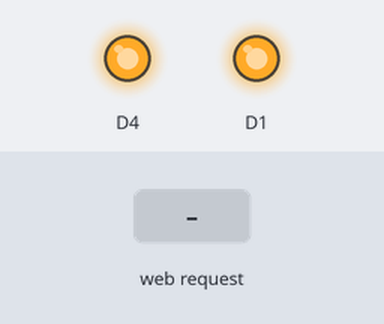
Bench run of a sketch on a simulated ESP8266 (NodeMCU). On the bench: output pins drawn as LEDs (lit = HIGH). The inputs (shaded band) are chosen by the test bench. WiFi joins after 1.5 s; servers stay silent unless stated; what the sketch prints to the serial monitor is not drawn.

Above: at 2.7 s.
2.8 s: HTTP request GET /onD1 received
At 3.8 s:
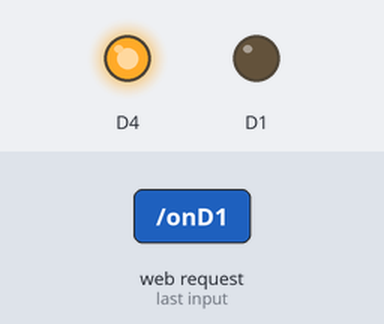
4.3 s: HTTP request GET /onD4 received
At 5.0 s:
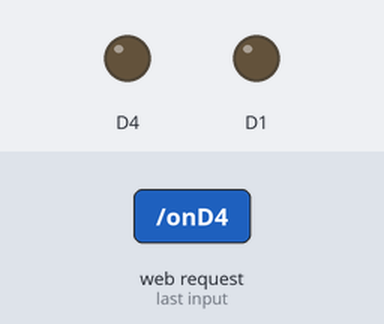
5.8 s: HTTP request GET /offD1 received
At 6.1 s:
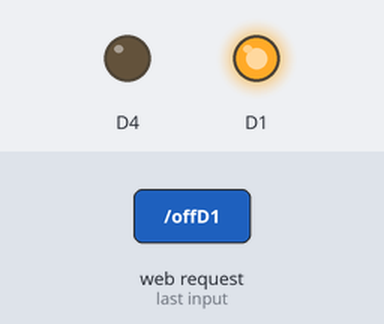
7.3 s: HTTP request GET /offD4 received
At 8.4 s:
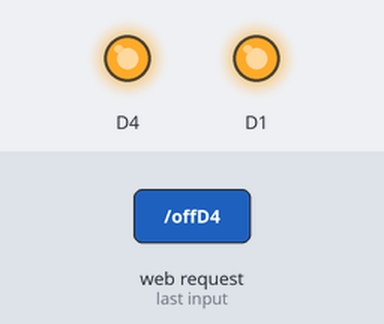
Timing chart, 0 to 9.8 s (numbered marks = the images above; inputs shaded):
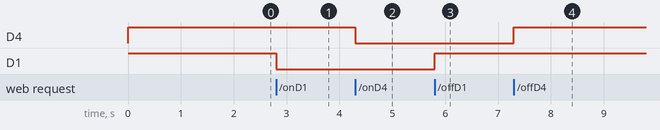

Measured:
- after the input at 2.8 s, D1: HIGH → LOW at once
- after the input at 4.3 s, D4: HIGH → LOW at once
- after the input at 5.8 s, D1: LOW → HIGH at once
- after the input at 7.3 s, D4: LOW → HIGH at once

The sketch:

Bai2_switch_show.ino
```cpp
#include <ESP8266WiFi.h>
#include <ESP8266WebServer.h>
ESP8266WebServer webServer(80);
#include "Mainpage.h"

char* ssid = "My";
char* pass = "123456789thuong";

void setup() {
  pinMode(D1,OUTPUT);
  pinMode(D4,OUTPUT);
  digitalWrite(D1,HIGH);
  digitalWrite(D4,HIGH);
  WiFi.begin(ssid,pass);
  Serial.begin(9600);
  Serial.print("Connecting");
  while(WiFi.status()!= WL_CONNECTED){
    delay(500);
    Serial.print("...");
  }
  Serial.println(WiFi.localIP());

  webServer.on("/",mainpage);
  webServer.on("/onD1",on_D1);
  webServer.on("/offD1",off_D1);
  webServer.on("/onD4",on_D4);
  webServer.on("/offD4",off_D4);
  webServer.on("/checkstatusD1D4",check_statusD1D4);
  webServer.begin();
}
void loop() {
  webServer.handleClient();
}
//==========Chương trình con=================//
void mainpage(){
  String s = FPSTR(MainPage);
  webServer.send(200,"text/html",s);
}
void on_D1(){
  digitalWrite(D1,LOW);
  webServer.send(200,"text/html","D1  ON");
}
void off_D1(){
  digitalWrite(D1,HIGH);
  webServer.send(200,"text/html","D1 OFF");
}
void on_D4(){
  digitalWrite(D4,LOW);
  webServer.send(200,"text/html","D4  ON");
}
void off_D4(){
  digitalWrite(D4,HIGH);
  webServer.send(200,"text/html","D4 OFF");
}
void check_statusD1D4(){
  String d1,d4;
  if(digitalRead(D1)==1){
    d1 = "OFF";
  }else{
    d1 = "ON";
  }
  if(digitalRead(D4)==1){
    d4 = "OFF";
  }else{
    d4 = "ON";
  }
  String s = "{\"D1\": \""+ d1 +"\",\"D4\": \""+ d4 +"\"}";
  webServer.send(200,"application/json",s);
}
```

Mainpage.h
```cpp
//=========Biến chứa mã HTLM Website==//
const char MainPage[] PROGMEM = R"=====(
  <!DOCTYPE html>
  <html>
   <head>
       <title>MY PAGE</title>
       <style>
          body {text-align:center;}
          h1 {color:#003399;}
          a {text-decoration: none;color:#FFFFFF;}
           .bt_on {height:50px; width:70px; margin:10px 0;background-color:#11FF00;border-radius:5px;}
           .bt_off {height:50px; width:70px; margin:10px 0;background-color:#FF6F00;border-radius:5px;}
           .bt_setpage {height:30px; width:150px; margin:10px 0;background-color:#003366;border-radius:5px;color:#FFFFFF;}
           html {font-family: Arial; display: inline-block; text-align: center;}
       </style>
       <meta charset="UTF-8">
   </head>
   <body>
      <h1>ESP8266 Server</h1>
      <div id="id_page1">
        <div>Trạng thái trên chân D1: <b><pan id="trangthaiD1"></pan></b></div>
        <div>
          <button class="bt_on" onclick="getdata('onD1')">ON</button>
          <button class="bt_off" onclick="getdata('offD1')">OFF</button>
        </div>
      </div>
      <div id="id_page2">
        <div>Trạng thái trên chân D4: <b><pan id="trangthaiD4"></pan></b></div>
        <div>
          <button class="bt_off" onclick="getdata('onD4')">ON</button>
          <button class="bt_on" onclick="getdata('offD4')">OFF</button>
        </div>
        <script>document.getElementById('id_page2').style.display='none'</script>
      </div>
      <div id="reponsetext"></div>
      <div>
      <button id="ShowButton" class="bt_setpage" onclick="button_switch_page_fun()" type="button">Go_PAGE_2</button>
      </div>
      <script>
        //-----------Tạo đối tượng request----------------
        function create_obj(){
          td = navigator.appName;
          if(td == "Microsoft Internet Explorer"){
            obj = new ActiveXObject("Microsoft.XMLHTTP");
          }else{
            obj = new XMLHttpRequest();
          }
          return obj;
        }
        var xhttp = create_obj();
        //-----------Thiết lập dữ liệu và gửi request-------
        function getdata(url){
          xhttp.open("GET","/"+url,true);
          xhttp.onreadystatechange = process;//nhận reponse
          xhttp.send();
        }
        //-----------Kiểm tra response--------------------
        function process(){
          if(xhttp.readyState == 4 && xhttp.status == 200){
            //------Updat data sử dụng javascript----------
            ketqua = xhttp.responseText;
            document.getElementById("reponsetext").innerHTML = ketqua;
          }
        }
        //------------Kiểm tra trạng thái chân D1 D4------
        function checkstatusD1D4(){
          xhttp.open("GET","checkstatusD1D4",true);
          xhttp.onreadystatechange = process_json;
          xhttp.send();
        }
        //-----------Kiểm tra response-------------------------------
        function process_json(){
          if(xhttp.readyState == 4 && xhttp.status == 200){
            //------Update data sử dụng javascript-------------------
            var trangthaiD1D4_JSON = xhttp.responseText;
            var Obj = JSON.parse(trangthaiD1D4_JSON);
            document.getElementById("trangthaiD1").innerHTML = Obj.D1;
            document.getElementById("trangthaiD4").innerHTML = Obj.D4;
          }
        }
        function button_switch_page_fun() {
          var x = document.getElementById('id_page1');
          var y = document.getElementById('id_page2');
          if (x.style.display === 'none') {
            x.style.display = 'block';
            y.style.display = 'none';
            document.querySelector('#ShowButton').innerText = 'Go_PAGE_2';

          } else {
            x.style.display = 'none';
            y.style.display = 'block';
            document.querySelector('#ShowButton').innerText = 'Go_PAGE_1';
          }
        }
        //---Ham update duu lieu tu dong---
        setInterval(function() {
          checkstatusD1D4();
        }, 1000);
      </script>
   </body>
  </html>
)=====";
//=========================================//
```
